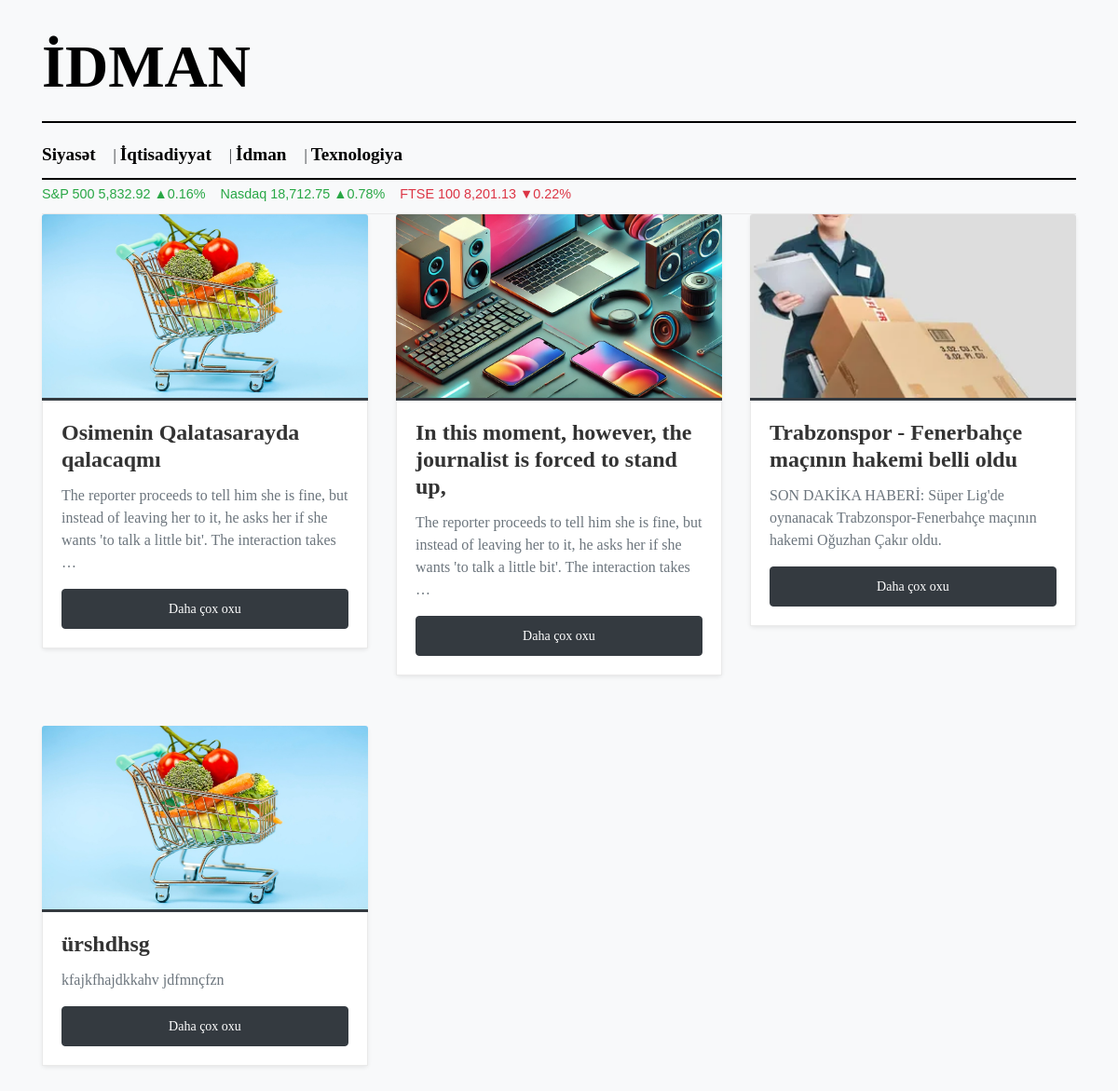
The app's page /idman/ with its own data.
### haber/models.py (models this page shows, shortened)
class Haber(models.Model):
    kategori = models.ForeignKey(Kategori, on_delete=models.CASCADE, related_name='haberler')
    baslik = models.CharField(max_length=200)
    on_bilgi = models.CharField(max_length=300, blank=True, null=True)  # Yeni ön bilgi alanı
    icerik = models.TextField()
    yayinlanma_tarihi = models.DateTimeField(auto_now_add=True)
    yazar = models.CharField(max_length=100)
    resim = models.ImageField(upload_to='haber_resimleri/', blank=True, null=True)
    gosterim_sayisi = models.IntegerField(default=0)  # Görüntülenme sayısı alanı

### haber/views.py (the view)
# urls.py: path('idman/', idman_sayfasi, name='idman_sayfasi'),
def idman_sayfasi(request):
    idman_haberler = Haber.objects.filter(kategori__isim="İdman").order_by('-yayinlanma_tarihi')
    return render(request, 'haber/idman.html', {'idman_haberler': idman_haberler})

### haber/templates/haber/idman.html (shortened to what this page needs)
<!DOCTYPE html>
<html lang="tr">
<head>
    <link rel="stylesheet" href="https://stackpath.bootstrapcdn.com/bootstrap/4.5.2/css/bootstrap.min.css">
</head>
<body>
<div class="container mt-4">
    <div class="header-title">
        İdman
    </div>
    <div class="menu-links">
        <a href="{% url 'siyaset_sayfasi' %}">Siyasət</a> |
        <a href="{% url 'ekonomiya_sayfasi' %}">İqtisadiyyat</a> |
        <a href="{% url 'idman_sayfasi' %}">İdman</a> |
        <a href="{% url 'texnologiya_sayfasi' %}">Texnologiya</a>
    </div>
    <div class="d-flex market-data">
        <div class="mr-3 text-success">S&P 500 5,832.92 ▲0.16%</div>
        <div class="mr-3 text-success">Nasdaq 18,712.75 ▲0.78%</div>
        <div class="text-danger">FTSE 100 8,201.13 ▼0.22%</div>
    </div>
    <div class="row">
        {% for haber in idman_haberler %}
        <div class="col-md-4 mb-4">
            <div class="card shadow-sm">
                {% if haber.resim %}
                <img src="{{ haber.resim.url }}" class="card-img-top" alt="{{ haber.baslik }}">
                {% endif %}
                <div class="card-body">
                    <h5 class="card-title">{{ haber.baslik }}</h5>
                    <p class="card-text">{{ haber.icerik|truncatewords:30 }}</p>
                    <a href="{% url 'haber_detay' haber.pk %}" class="btn btn-primary btn-block">Daha çox oxu</a>
                </div>
            </div>
        </div>
        {% empty %}
        <p>Bu kateqoriyada xəbər yoxdur.</p>
        {% endfor %}
    </div>
</div>
</body>
</html>

### haber/templates/haber/idman.html (style rules this page uses)
body { background-color: #f8f9fa; font-family: 'Georgia', serif; }
.menu-links { margin-top: 10px; border-bottom: 2px solid #000; padding-bottom: 10px; }
.menu-links a { font-size: 1.2rem; font-weight: bold; margin-right: 15px; color: #000; text-decoration: none; }
.market-data { font-size: 0.9rem; margin-top: 5px; border-bottom: 1px solid #eaeaea; padding-bottom: 10px; font-family: 'Arial', sans-serif; }
.market-data .text-success { margin-right: 15px; }
.market-data .text-danger { margin-right: 15px; }
.card { transition: transform 0.3s ease; border: none; margin-bottom: 30px; }
.card-img-top { height: 200px; object-fit: cover; border-bottom: 3px solid #343a40; }
.card-body { padding: 20px; background-color: #ffffff; border: 1px solid #eaeaea; border-top: none; }
.card-title { font-family: 'Georgia', serif; font-size: 1.5rem; font-weight: bold; color: #333; }
.card-text { font-size: 1rem; color: #6c757d; }
.btn-primary { background-color: #343a40; border-color: #343a40; font-size: 0.875rem; padding: 10px 20px; }
.header-title { font-size: 4rem; font-weight: bold; text-align: left; margin-bottom: 20px; text-transform: uppercase; color: #000; border-bottom: 2px solid #000; padding-bottom: 10px; }

### records on screen
Haber: resim (picture), baslik "Osimenin Qalatasarayda qalacaqmı", icerik "The reporter proceeds to tell him she is fine, but instead of leaving her to it, he asks her if she wants 'to talk a little bit'. The interaction takes …"
Haber: resim (picture), baslik "In this moment, however, the journalist is forced to stand up,", icerik "The reporter proceeds to tell him she is fine, but instead of leaving her to it, he asks her if she wants 'to talk a little bit'. The interaction takes …"
Haber: resim (picture), baslik "Trabzonspor - Fenerbahçe maçının hakemi belli oldu", icerik "SON DAKİKA HABERİ: Süper Lig'de oynanacak Trabzonspor-Fenerbahçe maçının hakemi Oğuzhan Çakır oldu."
Haber: resim (picture), baslik "ürshdhsg", icerik "kfajkfhajdkkahv jdfmnçfzn"
